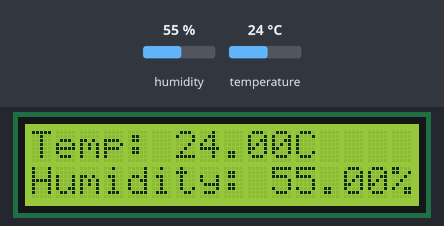
Recording of a program running on a simulated ESP32. Shown: 16×2 character LCD. The inputs (shaded band) are chosen by the test bench; at power-on: humidity 55 %, temperature 24 °C. What the program prints to the serial monitor is not drawn.

Above: at 1.2 s.
1.3 s: humidity set to 22 %
At 2.9 s:
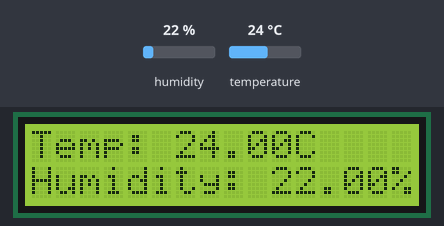
4.1 s: temperature set to 12 °C
At 5.1 s:
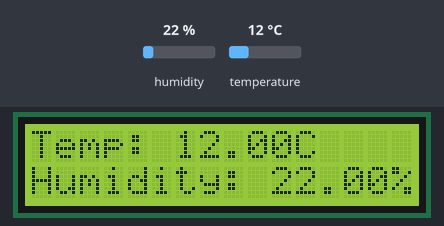
6.9 s: humidity set to 40 %
At 9.4 s:
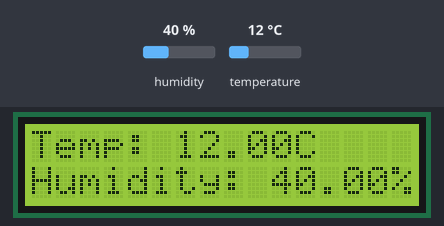
10.1 s: temperature set to 19 °C
At 11.6 s:
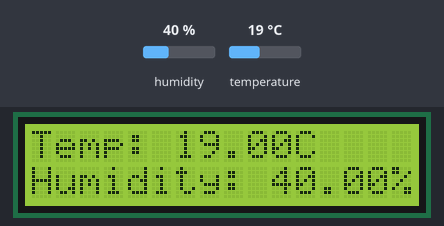
Timing chart, 0 to 13.1 s (numbered marks = the images above; inputs shaded):
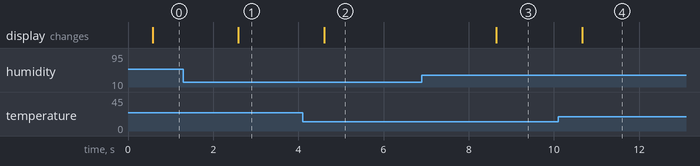

Measured:
- after the input at 1.3 s, the display: changes after 1.3 s (image 1)
- after the input at 4.1 s, the display: changes after 0.51 s (image 2)
- after the input at 6.9 s, the display: changes after 1.7 s (image 3)
- after the input at 10.1 s, the display: changes after 0.56 s (image 4)

The program:

main.cpp
```cpp
#include <DHT.h>
#include <LiquidCrystal.h>

// Konfigurasi LCD (RS, E, D4, D5, D6, D7)
LiquidCrystal lcd(19, 23, 18, 17, 16, 15);

// Konfigurasi DHT22
#define DHTPIN 21
#define DHTTYPE DHT22
#define TIMEDHT 1000

float humidity, celsius;
uint32_t timerDHT = TIMEDHT;
DHT dht(DHTPIN, DHTTYPE);

void getTemperature() {
  if ((millis() - timerDHT) > TIMEDHT) {
    timerDHT = millis();

    humidity = dht.readHumidity();
    celsius = dht.readTemperature();

    if (isnan(humidity) || isnan(celsius)) {
      Serial.println("Failed to read from DHT sensor!");
      return;
    }

    // Menampilkan data di Serial Monitor
    Serial.print("Temp: ");
    Serial.println(celsius);
    Serial.print("Humidity: ");
    Serial.println(humidity);

    // Menampilkan data di LCD
    lcd.clear();
    lcd.setCursor(0, 0);
    lcd.print("Temp: ");
    lcd.print(celsius);
    lcd.print("C");

    lcd.setCursor(0, 1);
    lcd.print("Humidity: ");
    lcd.print(humidity);
    lcd.print("%");
  }
}

void setup() {
  Serial.begin(115200);
  Serial.println("Hello, ESP32!");

  // Inisialisasi sensor DHT
  dht.begin();

  // Inisialisasi LCD
  lcd.begin(16, 2);
  lcd.print("Starting...");
  lcd.print("Hello :)");
}

void loop() {
  delay(500);
  getTemperature();
}
```
